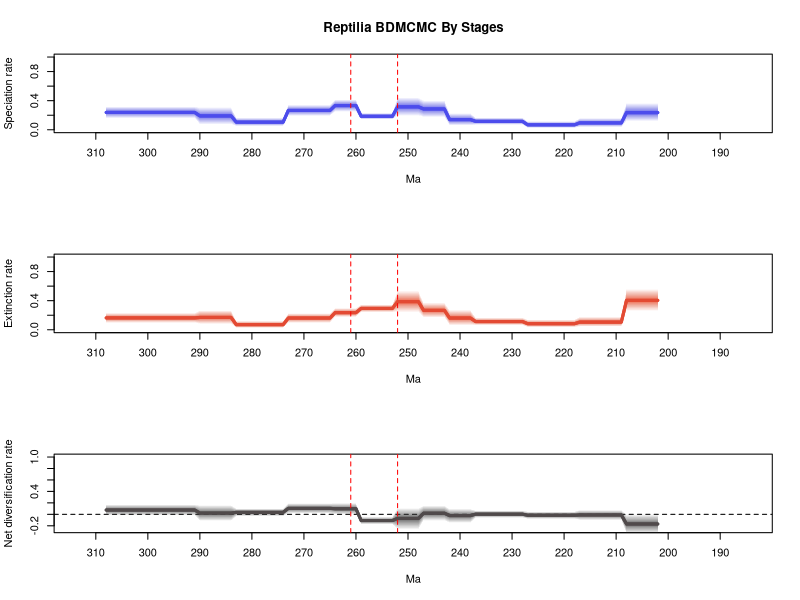

Source code (R):
# 1 files combined:
# 	C:\Users\SimoesLabAdmin\Documents\BDNN_Arielli\synapsida\mcmc_fixshift_no_predictors\D_mcmc/combined_9_marginal_rates.log

# 95% HPDs calculated using code from Biopy (https://www.cs.auckland.ac.nz/~yhel002/biopy/)

pdf(file='C:/Users/SimoesLabAdmin/Documents/BDNN_Arielli/synapsida/mcmc_fixshift_no_predictors/D_mcmc/combined_9_marginal_rates_RTT_plot2.pdf',width=10.8, height=8.4)
par(mfrow=c(3,1))
library(scales)
plot_RTT <- function (age,hpd_M,hpd_m,mean_m,color){
  N=100
  beta=(1:(N-1))/N
  alpha_shape=0.25
  cat=1-(beta^(1./alpha_shape))
  for (i in 1:(N-1)){
    trans= 1/N + 2/N
    polygon(c(age, rev(age)), c(hpd_M-((hpd_M-mean_m)*cat[i]), rev(hpd_m+((mean_m-hpd_m)*cat[i]))), col = alpha(color,trans), border = NA)
  }
  lines(rev(age), rev(mean_m), col = color, lwd=3)
}
    
L_hpd_m95=c(NA, NA,NA,NA,NA,NA,NA,NA,NA,NA,NA,NA,NA,NA,NA,NA,NA,NA,NA,NA,NA,NA,NA,NA,NA,NA,NA,NA,NA,NA,NA,NA,NA,NA,NA,NA,NA,NA,NA,NA,NA,NA,NA,NA,NA,NA,NA,NA,NA,NA,NA,NA,NA,NA,NA,NA,NA,NA,NA,NA,NA,NA,NA,NA,NA,NA,NA,NA,NA,NA,NA,NA,NA,NA,NA,NA,NA,NA,NA,NA,NA,NA,NA,NA,NA,NA,NA,NA,NA,NA,NA,NA,NA,NA,NA,NA,NA,NA,NA,NA,NA,NA,NA,NA,NA,NA,NA,NA,NA,NA,NA,NA,NA,NA,NA,NA,NA,NA,NA,NA,NA,NA,NA,NA,NA,NA,NA,NA,NA,NA,NA,NA,NA,NA,NA,NA,NA,NA,NA,NA,NA,NA,NA,NA,NA,NA,NA,NA,NA,NA,NA,NA,NA,NA,NA,NA,NA,NA,NA,NA,NA,NA,NA,NA,NA,NA,NA,NA,NA,NA,NA,NA,NA,NA,NA,NA,NA,NA,NA,NA,NA,NA,NA,NA,NA,NA,NA,NA,NA,NA,NA,NA,NA,NA,NA,NA,NA,NA,NA,NA,NA,NA,0.11606,0.11606,0.11606,0.11606,0.11606,0.11606,0.11606,0.034008,0.034008,0.034008,0.034008,0.034008,0.034008,0.034008,0.034008,0.034008,0.024192,0.024192,0.024192,0.024192,0.024192,0.024192,0.024192,0.024192,0.024192,0.024192,0.068457,0.068457,0.068457,0.068457,0.068457,0.068457,0.068457,0.068457,0.068457,0.068457,0.058151,0.058151,0.058151,0.058151,0.058151,0.169854,0.169854,0.169854,0.169854,0.169854,0.190979,0.190979,0.190979,0.190979,0.190979,0.141055,0.141055,0.141055,0.141055,0.141055,0.141055,0.141055,0.247366,0.247366,0.247366,0.247366,0.247366,0.190027,0.190027,0.190027,0.190027,0.190027,0.190027,0.190027,0.190027,0.190027,0.048227,0.048227,0.048227,0.048227,0.048227,0.048227,0.048227,0.048227,0.048227,0.048227,0.07082,0.07082,0.07082,0.07082,0.07082,0.07082,0.07082,0.159579,0.159579,0.159579,0.159579,0.159579,0.159579,0.159579,0.159579,0.159579,0.159579,0.159579,0.159579,0.159579,0.159579,0.159579,0.159579,0.159579,0.159579)
L_hpd_M95=c(NA, NA,NA,NA,NA,NA,NA,NA,NA,NA,NA,NA,NA,NA,NA,NA,NA,NA,NA,NA,NA,NA,NA,NA,NA,NA,NA,NA,NA,NA,NA,NA,NA,NA,NA,NA,NA,NA,NA,NA,NA,NA,NA,NA,NA,NA,NA,NA,NA,NA,NA,NA,NA,NA,NA,NA,NA,NA,NA,NA,NA,NA,NA,NA,NA,NA,NA,NA,NA,NA,NA,NA,NA,NA,NA,NA,NA,NA,NA,NA,NA,NA,NA,NA,NA,NA,NA,NA,NA,NA,NA,NA,NA,NA,NA,NA,NA,NA,NA,NA,NA,NA,NA,NA,NA,NA,NA,NA,NA,NA,NA,NA,NA,NA,NA,NA,NA,NA,NA,NA,NA,NA,NA,NA,NA,NA,NA,NA,NA,NA,NA,NA,NA,NA,NA,NA,NA,NA,NA,NA,NA,NA,NA,NA,NA,NA,NA,NA,NA,NA,NA,NA,NA,NA,NA,NA,NA,NA,NA,NA,NA,NA,NA,NA,NA,NA,NA,NA,NA,NA,NA,NA,NA,NA,NA,NA,NA,NA,NA,NA,NA,NA,NA,NA,NA,NA,NA,NA,NA,NA,NA,NA,NA,NA,NA,NA,NA,NA,NA,NA,NA,NA,0.369544,0.369544,0.369544,0.369544,0.369544,0.369544,0.369544,0.160186,0.160186,0.160186,0.160186,0.160186,0.160186,0.160186,0.160186,0.160186,0.11759,0.11759,0.11759,0.11759,0.11759,0.11759,0.11759,0.11759,0.11759,0.11759,0.168218,0.168218,0.168218,0.168218,0.168218,0.168218,0.168218,0.168218,0.168218,0.168218,0.22806,0.22806,0.22806,0.22806,0.22806,0.40666,0.40666,0.40666,0.40666,0.40666,0.445006,0.445006,0.445006,0.445006,0.445006,0.230748,0.230748,0.230748,0.230748,0.230748,0.230748,0.230748,0.417474,0.417474,0.417474,0.417474,0.417474,0.344072,0.344072,0.344072,0.344072,0.344072,0.344072,0.344072,0.344072,0.344072,0.168128,0.168128,0.168128,0.168128,0.168128,0.168128,0.168128,0.168128,0.168128,0.168128,0.310905,0.310905,0.310905,0.310905,0.310905,0.310905,0.310905,0.320759,0.320759,0.320759,0.320759,0.320759,0.320759,0.320759,0.320759,0.320759,0.320759,0.320759,0.320759,0.320759,0.320759,0.320759,0.320759,0.320759,0.320759)
M_hpd_m95=c(NA, NA,NA,NA,NA,NA,NA,NA,NA,NA,NA,NA,NA,NA,NA,NA,NA,NA,NA,NA,NA,NA,NA,NA,NA,NA,NA,NA,NA,NA,NA,NA,NA,NA,NA,NA,NA,NA,NA,NA,NA,NA,NA,NA,NA,NA,NA,NA,NA,NA,NA,NA,NA,NA,NA,NA,NA,NA,NA,NA,NA,NA,NA,NA,NA,NA,NA,NA,NA,NA,NA,NA,NA,NA,NA,NA,NA,NA,NA,NA,NA,NA,NA,NA,NA,NA,NA,NA,NA,NA,NA,NA,NA,NA,NA,NA,NA,NA,NA,NA,NA,NA,NA,NA,NA,NA,NA,NA,NA,NA,NA,NA,NA,NA,NA,NA,NA,NA,NA,NA,NA,NA,NA,NA,NA,NA,NA,NA,NA,NA,NA,NA,NA,NA,NA,NA,NA,NA,NA,NA,NA,NA,NA,NA,NA,NA,NA,NA,NA,NA,NA,NA,NA,NA,NA,NA,NA,NA,NA,NA,NA,NA,NA,NA,NA,NA,NA,NA,NA,NA,NA,NA,NA,NA,NA,NA,NA,NA,NA,NA,NA,NA,NA,NA,NA,NA,NA,NA,NA,NA,NA,NA,NA,NA,NA,NA,NA,NA,NA,NA,NA,NA,0.255435,0.255435,0.255435,0.255435,0.255435,0.255435,0.255435,0.042712,0.042712,0.042712,0.042712,0.042712,0.042712,0.042712,0.042712,0.042712,0.033522,0.033522,0.033522,0.033522,0.033522,0.033522,0.033522,0.033522,0.033522,0.033522,0.061942,0.061942,0.061942,0.061942,0.061942,0.061942,0.061942,0.061942,0.061942,0.061942,0.060131,0.060131,0.060131,0.060131,0.060131,0.166763,0.166763,0.166763,0.166763,0.166763,0.238642,0.238642,0.238642,0.238642,0.238642,0.240809,0.240809,0.240809,0.240809,0.240809,0.240809,0.240809,0.175214,0.175214,0.175214,0.175214,0.175214,0.094744,0.094744,0.094744,0.094744,0.094744,0.094744,0.094744,0.094744,0.094744,0.024381,0.024381,0.024381,0.024381,0.024381,0.024381,0.024381,0.024381,0.024381,0.024381,0.078733,0.078733,0.078733,0.078733,0.078733,0.078733,0.078733,0.094222,0.094222,0.094222,0.094222,0.094222,0.094222,0.094222,0.094222,0.094222,0.094222,0.094222,0.094222,0.094222,0.094222,0.094222,0.094222,0.094222,0.094222)
M_hpd_M95=c(NA, NA,NA,NA,NA,NA,NA,NA,NA,NA,NA,NA,NA,NA,NA,NA,NA,NA,NA,NA,NA,NA,NA,NA,NA,NA,NA,NA,NA,NA,NA,NA,NA,NA,NA,NA,NA,NA,NA,NA,NA,NA,NA,NA,NA,NA,NA,NA,NA,NA,NA,NA,NA,NA,NA,NA,NA,NA,NA,NA,NA,NA,NA,NA,NA,NA,NA,NA,NA,NA,NA,NA,NA,NA,NA,NA,NA,NA,NA,NA,NA,NA,NA,NA,NA,NA,NA,NA,NA,NA,NA,NA,NA,NA,NA,NA,NA,NA,NA,NA,NA,NA,NA,NA,NA,NA,NA,NA,NA,NA,NA,NA,NA,NA,NA,NA,NA,NA,NA,NA,NA,NA,NA,NA,NA,NA,NA,NA,NA,NA,NA,NA,NA,NA,NA,NA,NA,NA,NA,NA,NA,NA,NA,NA,NA,NA,NA,NA,NA,NA,NA,NA,NA,NA,NA,NA,NA,NA,NA,NA,NA,NA,NA,NA,NA,NA,NA,NA,NA,NA,NA,NA,NA,NA,NA,NA,NA,NA,NA,NA,NA,NA,NA,NA,NA,NA,NA,NA,NA,NA,NA,NA,NA,NA,NA,NA,NA,NA,NA,NA,NA,NA,0.562961,0.562961,0.562961,0.562961,0.562961,0.562961,0.562961,0.179095,0.179095,0.179095,0.179095,0.179095,0.179095,0.179095,0.179095,0.179095,0.141127,0.141127,0.141127,0.141127,0.141127,0.141127,0.141127,0.141127,0.141127,0.141127,0.168409,0.168409,0.168409,0.168409,0.168409,0.168409,0.168409,0.168409,0.168409,0.168409,0.274399,0.274399,0.274399,0.274399,0.274399,0.374083,0.374083,0.374083,0.374083,0.374083,0.53973,0.53973,0.53973,0.53973,0.53973,0.348813,0.348813,0.348813,0.348813,0.348813,0.348813,0.348813,0.299217,0.299217,0.299217,0.299217,0.299217,0.22779,0.22779,0.22779,0.22779,0.22779,0.22779,0.22779,0.22779,0.22779,0.122405,0.122405,0.122405,0.122405,0.122405,0.122405,0.122405,0.122405,0.122405,0.122405,0.268596,0.268596,0.268596,0.268596,0.268596,0.268596,0.268596,0.233955,0.233955,0.233955,0.233955,0.233955,0.233955,0.233955,0.233955,0.233955,0.233955,0.233955,0.233955,0.233955,0.233955,0.233955,0.233955,0.233955,0.233955)
R_hpd_m95=c(NA, NA,NA,NA,NA,NA,NA,NA,NA,NA,NA,NA,NA,NA,NA,NA,NA,NA,NA,NA,NA,NA,NA,NA,NA,NA,NA,NA,NA,NA,NA,NA,NA,NA,NA,NA,NA,NA,NA,NA,NA,NA,NA,NA,NA,NA,NA,NA,NA,NA,NA,NA,NA,NA,NA,NA,NA,NA,NA,NA,NA,NA,NA,NA,NA,NA,NA,NA,NA,NA,NA,NA,NA,NA,NA,NA,NA,NA,NA,NA,NA,NA,NA,NA,NA,NA,NA,NA,NA,NA,NA,NA,NA,NA,NA,NA,NA,NA,NA,NA,NA,NA,NA,NA,NA,NA,NA,NA,NA,NA,NA,NA,NA,NA,NA,NA,NA,NA,NA,NA,NA,NA,NA,NA,NA,NA,NA,NA,NA,NA,NA,NA,NA,NA,NA,NA,NA,NA,NA,NA,NA,NA,NA,NA,NA,NA,NA,NA,NA,NA,NA,NA,NA,NA,NA,NA,NA,NA,NA,NA,NA,NA,NA,NA,NA,NA,NA,NA,NA,NA,NA,NA,NA,NA,NA,NA,NA,NA,NA,NA,NA,NA,NA,NA,NA,NA,NA,NA,NA,NA,NA,NA,NA,NA,NA,NA,NA,NA,NA,NA,NA,NA,-0.34131,-0.34131,-0.34131,-0.34131,-0.34131,-0.34131,-0.34131,-0.100752,-0.100752,-0.100752,-0.100752,-0.100752,-0.100752,-0.100752,-0.100752,-0.100752,-0.081907,-0.081907,-0.081907,-0.081907,-0.081907,-0.081907,-0.081907,-0.081907,-0.081907,-0.081907,-0.061169,-0.061169,-0.061169,-0.061169,-0.061169,-0.061169,-0.061169,-0.061169,-0.061169,-0.061169,-0.152732,-0.152732,-0.152732,-0.152732,-0.152732,-0.114075,-0.114075,-0.114075,-0.114075,-0.114075,-0.266158,-0.266158,-0.266158,-0.266158,-0.266158,-0.176421,-0.176421,-0.176421,-0.176421,-0.176421,-0.176421,-0.176421,-0.003343,-0.003343,-0.003343,-0.003343,-0.003343,0.01211,0.01211,0.01211,0.01211,0.01211,0.01211,0.01211,0.01211,0.01211,-0.035583,-0.035583,-0.035583,-0.035583,-0.035583,-0.035583,-0.035583,-0.035583,-0.035583,-0.035583,-0.118703,-0.118703,-0.118703,-0.118703,-0.118703,-0.118703,-0.118703,-0.024162,-0.024162,-0.024162,-0.024162,-0.024162,-0.024162,-0.024162,-0.024162,-0.024162,-0.024162,-0.024162,-0.024162,-0.024162,-0.024162,-0.024162,-0.024162,-0.024162,-0.024162)
R_hpd_M95=c(NA, NA,NA,NA,NA,NA,NA,NA,NA,NA,NA,NA,NA,NA,NA,NA,NA,NA,NA,NA,NA,NA,NA,NA,NA,NA,NA,NA,NA,NA,NA,NA,NA,NA,NA,NA,NA,NA,NA,NA,NA,NA,NA,NA,NA,NA,NA,NA,NA,NA,NA,NA,NA,NA,NA,NA,NA,NA,NA,NA,NA,NA,NA,NA,NA,NA,NA,NA,NA,NA,NA,NA,NA,NA,NA,NA,NA,NA,NA,NA,NA,NA,NA,NA,NA,NA,NA,NA,NA,NA,NA,NA,NA,NA,NA,NA,NA,NA,NA,NA,NA,NA,NA,NA,NA,NA,NA,NA,NA,NA,NA,NA,NA,NA,NA,NA,NA,NA,NA,NA,NA,NA,NA,NA,NA,NA,NA,NA,NA,NA,NA,NA,NA,NA,NA,NA,NA,NA,NA,NA,NA,NA,NA,NA,NA,NA,NA,NA,NA,NA,NA,NA,NA,NA,NA,NA,NA,NA,NA,NA,NA,NA,NA,NA,NA,NA,NA,NA,NA,NA,NA,NA,NA,NA,NA,NA,NA,NA,NA,NA,NA,NA,NA,NA,NA,NA,NA,NA,NA,NA,NA,NA,NA,NA,NA,NA,NA,NA,NA,NA,NA,NA,0.003989,0.003989,0.003989,0.003989,0.003989,0.003989,0.003989,0.076603,0.076603,0.076603,0.076603,0.076603,0.076603,0.076603,0.076603,0.076603,0.050715,0.050715,0.050715,0.050715,0.050715,0.050715,0.050715,0.050715,0.050715,0.050715,0.068403,0.068403,0.068403,0.068403,0.068403,0.068403,0.068403,0.068403,0.068403,0.068403,0.098763,0.098763,0.098763,0.098763,0.098763,0.15599,0.15599,0.15599,0.15599,0.15599,0.114884,0.114884,0.114884,0.114884,0.114884,-0.040745,-0.040745,-0.040745,-0.040745,-0.040745,-0.040745,-0.040745,0.198578,0.198578,0.198578,0.198578,0.198578,0.195166,0.195166,0.195166,0.195166,0.195166,0.195166,0.195166,0.195166,0.195166,0.102952,0.102952,0.102952,0.102952,0.102952,0.102952,0.102952,0.102952,0.102952,0.102952,0.163143,0.163143,0.163143,0.163143,0.163143,0.163143,0.163143,0.174082,0.174082,0.174082,0.174082,0.174082,0.174082,0.174082,0.174082,0.174082,0.174082,0.174082,0.174082,0.174082,0.174082,0.174082,0.174082,0.174082,0.174082)
L_mean=c(NA, NA,NA,NA,NA,NA,NA,NA,NA,NA,NA,NA,NA,NA,NA,NA,NA,NA,NA,NA,NA,NA,NA,NA,NA,NA,NA,NA,NA,NA,NA,NA,NA,NA,NA,NA,NA,NA,NA,NA,NA,NA,NA,NA,NA,NA,NA,NA,NA,NA,NA,NA,NA,NA,NA,NA,NA,NA,NA,NA,NA,NA,NA,NA,NA,NA,NA,NA,NA,NA,NA,NA,NA,NA,NA,NA,NA,NA,NA,NA,NA,NA,NA,NA,NA,NA,NA,NA,NA,NA,NA,NA,NA,NA,NA,NA,NA,NA,NA,NA,NA,NA,NA,NA,NA,NA,NA,NA,NA,NA,NA,NA,NA,NA,NA,NA,NA,NA,NA,NA,NA,NA,NA,NA,NA,NA,NA,NA,NA,NA,NA,NA,NA,NA,NA,NA,NA,NA,NA,NA,NA,NA,NA,NA,NA,NA,NA,NA,NA,NA,NA,NA,NA,NA,NA,NA,NA,NA,NA,NA,NA,NA,NA,NA,NA,NA,NA,NA,NA,NA,NA,NA,NA,NA,NA,NA,NA,NA,NA,NA,NA,NA,NA,NA,NA,NA,NA,NA,NA,NA,NA,NA,NA,NA,NA,NA,NA,NA,NA,NA,NA,NA,0.235982623074074,0.235982623074074,0.235982623074074,0.235982623074074,0.235982623074074,0.235982623074074,0.235982623074074,0.094278537765432,0.094278537765432,0.094278537765432,0.094278537765432,0.094278537765432,0.094278537765432,0.094278537765432,0.094278537765432,0.094278537765432,0.067682347666667,0.067682347666667,0.067682347666667,0.067682347666667,0.067682347666667,0.067682347666667,0.067682347666667,0.067682347666667,0.067682347666667,0.067682347666667,0.11560735062963,0.11560735062963,0.11560735062963,0.11560735062963,0.11560735062963,0.11560735062963,0.11560735062963,0.11560735062963,0.11560735062963,0.11560735062963,0.139450771740741,0.139450771740741,0.139450771740741,0.139450771740741,0.139450771740741,0.286094387617284,0.286094387617284,0.286094387617284,0.286094387617284,0.286094387617284,0.315683579518518,0.315683579518518,0.315683579518518,0.315683579518518,0.315683579518518,0.185234455271605,0.185234455271605,0.185234455271605,0.185234455271605,0.185234455271605,0.185234455271605,0.185234455271605,0.333128330654321,0.333128330654321,0.333128330654321,0.333128330654321,0.333128330654321,0.26553013008642,0.26553013008642,0.26553013008642,0.26553013008642,0.26553013008642,0.26553013008642,0.26553013008642,0.26553013008642,0.26553013008642,0.104802483185185,0.104802483185185,0.104802483185185,0.104802483185185,0.104802483185185,0.104802483185185,0.104802483185185,0.104802483185185,0.104802483185185,0.104802483185185,0.191048386604938,0.191048386604938,0.191048386604938,0.191048386604938,0.191048386604938,0.191048386604938,0.191048386604938,0.238308991728395,0.238308991728395,0.238308991728395,0.238308991728395,0.238308991728395,0.238308991728395,0.238308991728395,0.238308991728395,0.238308991728395,0.238308991728395,0.238308991728395,0.238308991728395,0.238308991728395,0.238308991728395,0.238308991728395,0.238308991728395,0.238308991728395,0.238308991728395)
M_mean=c(NA, NA,NA,NA,NA,NA,NA,NA,NA,NA,NA,NA,NA,NA,NA,NA,NA,NA,NA,NA,NA,NA,NA,NA,NA,NA,NA,NA,NA,NA,NA,NA,NA,NA,NA,NA,NA,NA,NA,NA,NA,NA,NA,NA,NA,NA,NA,NA,NA,NA,NA,NA,NA,NA,NA,NA,NA,NA,NA,NA,NA,NA,NA,NA,NA,NA,NA,NA,NA,NA,NA,NA,NA,NA,NA,NA,NA,NA,NA,NA,NA,NA,NA,NA,NA,NA,NA,NA,NA,NA,NA,NA,NA,NA,NA,NA,NA,NA,NA,NA,NA,NA,NA,NA,NA,NA,NA,NA,NA,NA,NA,NA,NA,NA,NA,NA,NA,NA,NA,NA,NA,NA,NA,NA,NA,NA,NA,NA,NA,NA,NA,NA,NA,NA,NA,NA,NA,NA,NA,NA,NA,NA,NA,NA,NA,NA,NA,NA,NA,NA,NA,NA,NA,NA,NA,NA,NA,NA,NA,NA,NA,NA,NA,NA,NA,NA,NA,NA,NA,NA,NA,NA,NA,NA,NA,NA,NA,NA,NA,NA,NA,NA,NA,NA,NA,NA,NA,NA,NA,NA,NA,NA,NA,NA,NA,NA,NA,NA,NA,NA,NA,NA,0.40466476845679,0.40466476845679,0.40466476845679,0.40466476845679,0.40466476845679,0.40466476845679,0.40466476845679,0.105300154123457,0.105300154123457,0.105300154123457,0.105300154123457,0.105300154123457,0.105300154123457,0.105300154123457,0.105300154123457,0.105300154123457,0.083609573716049,0.083609573716049,0.083609573716049,0.083609573716049,0.083609573716049,0.083609573716049,0.083609573716049,0.083609573716049,0.083609573716049,0.083609573716049,0.112773505222222,0.112773505222222,0.112773505222222,0.112773505222222,0.112773505222222,0.112773505222222,0.112773505222222,0.112773505222222,0.112773505222222,0.112773505222222,0.161152161308642,0.161152161308642,0.161152161308642,0.161152161308642,0.161152161308642,0.266755245938272,0.266755245938272,0.266755245938272,0.266755245938272,0.266755245938272,0.387063247481482,0.387063247481482,0.387063247481482,0.387063247481482,0.387063247481482,0.293653280024691,0.293653280024691,0.293653280024691,0.293653280024691,0.293653280024691,0.293653280024691,0.293653280024691,0.235690139160494,0.235690139160494,0.235690139160494,0.235690139160494,0.235690139160494,0.161139714790123,0.161139714790123,0.161139714790123,0.161139714790123,0.161139714790123,0.161139714790123,0.161139714790123,0.161139714790123,0.161139714790123,0.070166068679012,0.070166068679012,0.070166068679012,0.070166068679012,0.070166068679012,0.070166068679012,0.070166068679012,0.070166068679012,0.070166068679012,0.070166068679012,0.169406756148148,0.169406756148148,0.169406756148148,0.169406756148148,0.169406756148148,0.169406756148148,0.169406756148148,0.163037620135802,0.163037620135802,0.163037620135802,0.163037620135802,0.163037620135802,0.163037620135802,0.163037620135802,0.163037620135802,0.163037620135802,0.163037620135802,0.163037620135802,0.163037620135802,0.163037620135802,0.163037620135802,0.163037620135802,0.163037620135802,0.163037620135802,0.163037620135802)
R_mean=c(NA, NA,NA,NA,NA,NA,NA,NA,NA,NA,NA,NA,NA,NA,NA,NA,NA,NA,NA,NA,NA,NA,NA,NA,NA,NA,NA,NA,NA,NA,NA,NA,NA,NA,NA,NA,NA,NA,NA,NA,NA,NA,NA,NA,NA,NA,NA,NA,NA,NA,NA,NA,NA,NA,NA,NA,NA,NA,NA,NA,NA,NA,NA,NA,NA,NA,NA,NA,NA,NA,NA,NA,NA,NA,NA,NA,NA,NA,NA,NA,NA,NA,NA,NA,NA,NA,NA,NA,NA,NA,NA,NA,NA,NA,NA,NA,NA,NA,NA,NA,NA,NA,NA,NA,NA,NA,NA,NA,NA,NA,NA,NA,NA,NA,NA,NA,NA,NA,NA,NA,NA,NA,NA,NA,NA,NA,NA,NA,NA,NA,NA,NA,NA,NA,NA,NA,NA,NA,NA,NA,NA,NA,NA,NA,NA,NA,NA,NA,NA,NA,NA,NA,NA,NA,NA,NA,NA,NA,NA,NA,NA,NA,NA,NA,NA,NA,NA,NA,NA,NA,NA,NA,NA,NA,NA,NA,NA,NA,NA,NA,NA,NA,NA,NA,NA,NA,NA,NA,NA,NA,NA,NA,NA,NA,NA,NA,NA,NA,NA,NA,NA,NA,-0.16868214408642,-0.16868214408642,-0.16868214408642,-0.16868214408642,-0.16868214408642,-0.16868214408642,-0.16868214408642,-0.011021616074074,-0.011021616074074,-0.011021616074074,-0.011021616074074,-0.011021616074074,-0.011021616074074,-0.011021616074074,-0.011021616074074,-0.011021616074074,-0.015927225555556,-0.015927225555556,-0.015927225555556,-0.015927225555556,-0.015927225555556,-0.015927225555556,-0.015927225555556,-0.015927225555556,-0.015927225555556,-0.015927225555556,0.002833846197531,0.002833846197531,0.002833846197531,0.002833846197531,0.002833846197531,0.002833846197531,0.002833846197531,0.002833846197531,0.002833846197531,0.002833846197531,-0.021701387234568,-0.021701387234568,-0.021701387234568,-0.021701387234568,-0.021701387234568,0.019339142074074,0.019339142074074,0.019339142074074,0.019339142074074,0.019339142074074,-0.071379666209877,-0.071379666209877,-0.071379666209877,-0.071379666209877,-0.071379666209877,-0.108418827506173,-0.108418827506173,-0.108418827506173,-0.108418827506173,-0.108418827506173,-0.108418827506173,-0.108418827506173,0.097438194740741,0.097438194740741,0.097438194740741,0.097438194740741,0.097438194740741,0.104390416296296,0.104390416296296,0.104390416296296,0.104390416296296,0.104390416296296,0.104390416296296,0.104390416296296,0.104390416296296,0.104390416296296,0.034636414703704,0.034636414703704,0.034636414703704,0.034636414703704,0.034636414703704,0.034636414703704,0.034636414703704,0.034636414703704,0.034636414703704,0.034636414703704,0.021641629617284,0.021641629617284,0.021641629617284,0.021641629617284,0.021641629617284,0.021641629617284,0.021641629617284,0.075271373419753,0.075271373419753,0.075271373419753,0.075271373419753,0.075271373419753,0.075271373419753,0.075271373419753,0.075271373419753,0.075271373419753,0.075271373419753,0.075271373419753,0.075271373419753,0.075271373419753,0.075271373419753,0.075271373419753,0.075271373419753,0.075271373419753,0.075271373419753)
trans=0.5
age=(0:(309-1))* -1
# Calculate positions for the mass extinction events
perm_trias_extinction = -252 # End-Permian mass extinction (252 Ma)
guadalupian_extinction = -261 # Guadalupian extinction (261 Ma)

# Define custom tick positions at 10 MY intervals
x_ticks <- seq(-310, -190, by=10)
x_tick_labels <- abs(x_ticks)

# First plot: Speciation rate
plot(age, age, type='n', ylim=c(0, 1), xlim=c(-312.9, -185.1), 
     ylab='Speciation rate', xlab='Ma', main='Reptilia BDMCMC By Stages', 
     xaxt='n') # Remove default x-axis
axis(1, at=x_ticks, labels=x_tick_labels) # Custom x-axis with 10MY interval ticks

plot_RTT(age, L_hpd_M95, L_hpd_m95, L_mean, "#4c4cec")
lines(rev(age), rev(L_mean), col="#4c4cec", lwd=3)

# Add vertical lines for mass extinction events
abline(v=perm_trias_extinction, col="red", lty=2) 
abline(v=guadalupian_extinction, col="red", lty=2)

# Second plot: Extinction rate
plot(age, age, type='n', ylim=c(0, 1), xlim=c(-312.9, -185.1), 
     ylab='Extinction rate', xlab='Ma',
     xaxt='n') # Remove default x-axis
axis(1, at=x_ticks, labels=x_tick_labels) # Custom x-axis with 10MY interval ticks

plot_RTT(age, M_hpd_M95, M_hpd_m95, M_mean, "#e34a33")
lines(rev(age), rev(M_mean), col="#e34a33", lwd=3)

# Add vertical lines for mass extinction events
abline(v=perm_trias_extinction, col="red", lty=2)
abline(v=guadalupian_extinction, col="red", lty=2)

# Third plot: Net diversification rate
plot(age, age, type='n', ylim=c(-0.2695748, 1), xlim=c(-312.9, -185.1), 
     ylab='Net diversification rate', xlab='Ma',
     xaxt='n') # Remove default x-axis
axis(1, at=x_ticks, labels=x_tick_labels) # Custom x-axis with 10MY interval ticks

abline(h=0, lty=2, col="black")
plot_RTT(age, R_hpd_M95, R_hpd_m95, R_mean, "#504A4B")
lines(rev(age), rev(R_mean), col="#504A4B", lwd=3)

# Add vertical lines for mass extinction events
abline(v=perm_trias_extinction, col="red", lty=2)
abline(v=guadalupian_extinction, col="red", lty=2)

dev.off()
